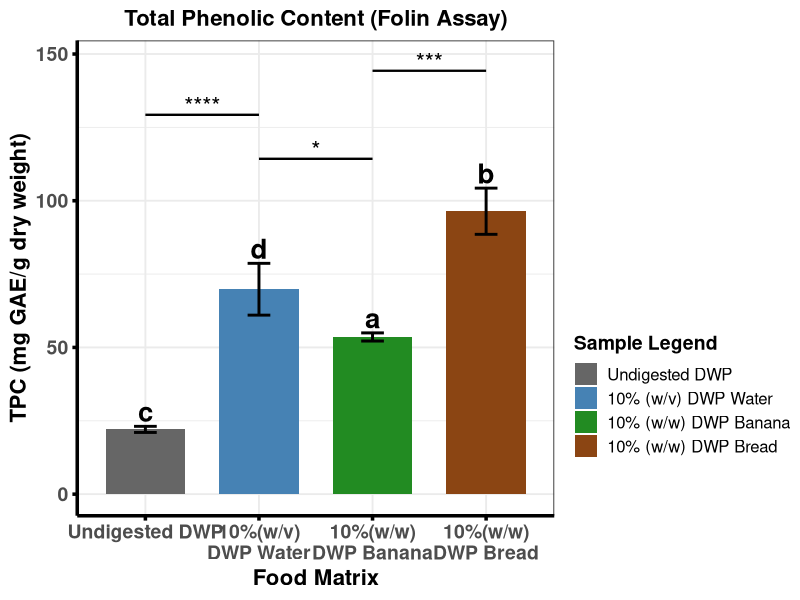
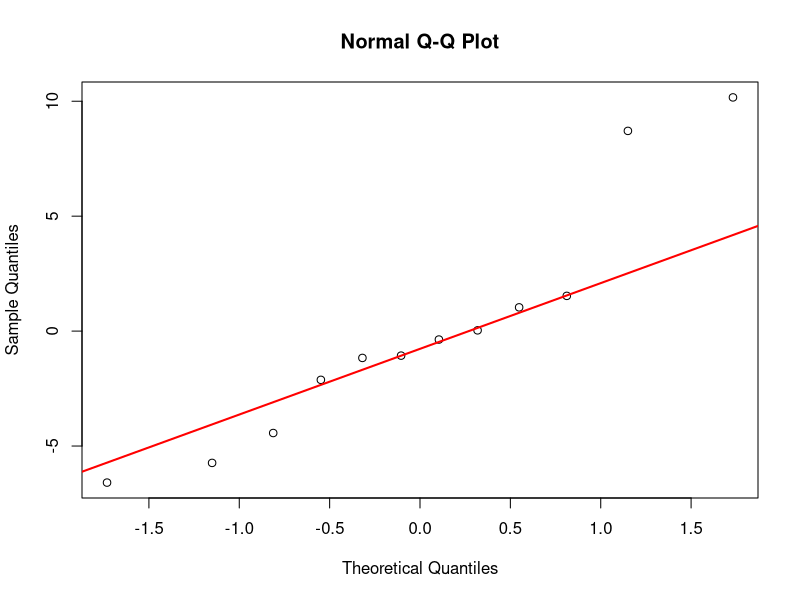
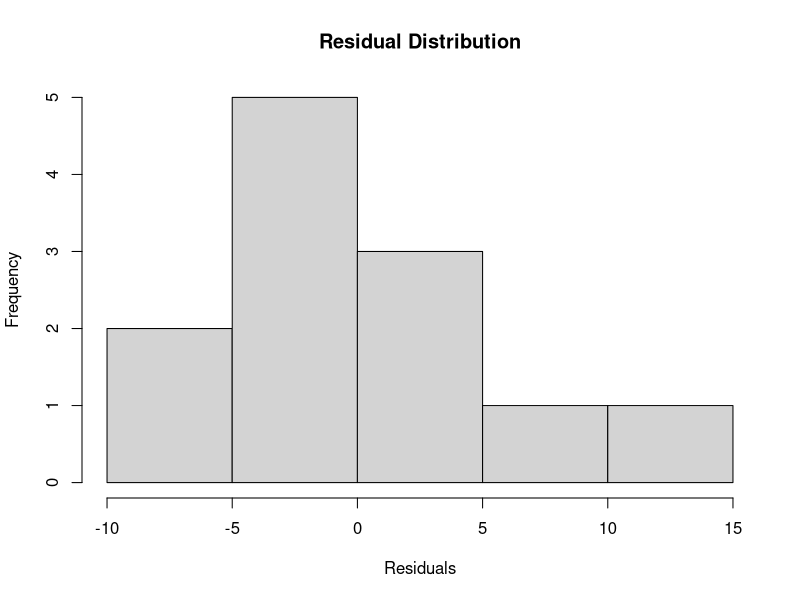

The R source for these figures, in order:
#This Code is made by Maruf Raihan (PhD,NICHE,Ulster)for Folin data statistical analysis and visual presentation


library(dplyr)
library(ggplot2)
library(multcompView)

# -----------------------------
# Raw data
# -----------------------------
TPC <- c(
  22.1, 21.0, 23.1,        # Undigested DWP
  80.0, 65.4, 64.1,        # 10%(w/v)\nDWP Water
  52.4, 55.1, 53.2,        # 10%(w/w)\nDWP Banana
  105.13, 89.83, 94.30     # 10%(w/w)\nDWP Bread
)

group <- factor(rep(c("Undigested DWP", "10%(w/v)\nDWP Water", "10%(w/w)\nDWP Banana", "10%(w/w)\nDWP Bread"), each = 3))
df <- data.frame(TPC, group)

# -----------------------------
# ANOVA + Tukey
# -----------------------------
anova_result <- aov(TPC ~ group, data = df)
tukey <- TukeyHSD(anova_result)

# Extract p-values
pvals <- tukey$group[, "p adj"]
names(pvals) <- rownames(tukey$group)

# -----------------------------
# Tukey LETTERS (NEW)
# -----------------------------
letters <- multcompLetters(pvals)$Letters
letters_df <- data.frame(
  Sample = names(letters),
  Letter = letters
)

# -----------------------------
# Summary table (means + SD)
# -----------------------------
df_summary <- df %>%
  group_by(group) %>%
  summarise(
    Mean = mean(TPC),
    SD   = sd(TPC),
    .groups = "drop"
  )

df_summary$Sample <- factor(df_summary$group,
                            levels = c("Undigested DWP", "10%(w/v)\nDWP Water", "10%(w/w)\nDWP Banana", "10%(w/w)\nDWP Bread"))

# Merge Tukey letters into summary
df_summary <- merge(df_summary, letters_df, by.x = "Sample", by.y = "Sample")

# -----------------------------
# Function: convert p-value → asterisks
# -----------------------------
p_to_star <- function(p) {
  if (p < 0.0001) return("****")
  if (p < 0.001)  return("***")
  if (p < 0.01)   return("**")
  if (p < 0.05)   return("*")
  return("ns")
}

# -----------------------------
# Build automatic bracket table
# -----------------------------
comparisons <- data.frame(
  comp = names(pvals),
  p = pvals,
  stars = sapply(pvals, p_to_star)
)

# Split "A-B" into two groups
comparisons <- comparisons %>%
  mutate(
    g1 = sub("-.*", "", comp),
    g2 = sub(".*-", "", comp)
  )

# -----------------------------
# REMOVE ONLY:
# Undigested DWP – 10%(w/w)\nDWP Banana
# Undigested DWP – 10%(w/w) \nDWP Bread
# 10%(w/v)\nDWP Water – 10%(w/w) \nDWP Bread
# -----------------------------
remove_comps <- c(
  "Undigested DWP-10%(w/w)\nDWP Banana",
  "10%(w/w)\nDWP Banana-Undigested DWP",
  "10%(w/v)\nDWP Water-10%(w/w)\nDWP Bread",
  "10%(w/w)\nDWP Bread-10%(w/v)\nDWP Water",
  "Undigested DWP-10%(w/w)\nDWP Bread"
)

comparisons <- comparisons %>%
  filter(!(comp %in% remove_comps))

# -----------------------------
# Assign bracket height automatically
# -----------------------------
max_y <- max(df_summary$Mean + df_summary$SD)
comparisons$y <- seq(max_y + 10, max_y + 10 + 15*(nrow(comparisons)-1), by = 15)

# -----------------------------
# ggplot
# -----------------------------
p <- ggplot(df_summary, aes(x = Sample, y = Mean, fill = Sample)) +
  geom_col(width = 0.7) +
  geom_errorbar(aes(ymin = Mean - SD, ymax = Mean + SD),
                width = 0.2, linewidth = 1) +
  
  # -----------------------------
# ADD TUKEY LETTERS ABOVE BARS
# -----------------------------
geom_text(
  aes(label = Letter, y = Mean + SD + 5),
  size = 7,
  fontface = "bold"
) +
  
  scale_fill_manual(
    values = c("Undigested DWP" = "grey40",
               "10%(w/v)\nDWP Water"   = "steelblue",
               "10%(w/w)\nDWP Banana"  = "forestgreen",
               "10%(w/w)\nDWP Bread"   = "saddlebrown"),
    labels = c(
      "Undigested DWP",
      "10% (w/v) DWP Water",
      "10% (w/w) DWP Banana",
      "10% (w/w) DWP Bread"
    ),
    name = "Sample Legend"
  ) +
  
  theme_bw(base_size = 14) +
  theme(
    legend.position = "right",
    legend.margin = margin(t = 170),      # push legend downward
    legend.title = element_text(size = 14, face = "bold"),
    legend.text  = element_text(size = 12),
    plot.title = element_text(size = 16, face = "bold", hjust = 0.5),
    axis.text.x = element_text(size = 14, face = "bold"),
    axis.text.y = element_text(size = 14, face = "bold"),
    axis.title.x = element_text(size = 16, face = "bold"),
    axis.title.y = element_text(size = 16, face = "bold"),
    axis.line = element_line(colour = "black", linewidth = 1.2),
    axis.ticks = element_line(colour = "black", linewidth = 1.2)
  ) +
  labs(
    title = "Total Phenolic Content (Folin Assay)",
    x = "Food Matrix",
    y = "TPC (mg GAE/g dry weight)"
  )

# -----------------------------
# Add automatic brackets + asterisks
# -----------------------------
for (i in 1:nrow(comparisons)) {
  g1 <- comparisons$g1[i]
  g2 <- comparisons$g2[i]
  y  <- comparisons$y[i]
  stars <- comparisons$stars[i]
  
  x1 <- which(levels(df_summary$Sample) == g1)
  x2 <- which(levels(df_summary$Sample) == g2)
  
  p <- p +
    annotate("segment", x = x1, xend = x2, y = y, yend = y, linewidth = 0.8) +
    annotate("text", x = (x1 + x2)/2, y = y + 3, label = stars, size = 6)
}

print(p)

# -----------------------------
# Console output
# -----------------------------
cat("\n=== DESCRIPTIVE STATS + TUKEY LETTERS ===\n")
print(df_summary)

cat("\n=== ANOVA SUMMARY ===\n")
print(summary(anova_result))

cat("\n=== TUKEY POST-HOC ===\n")
print(tukey)

cat("\n=== SIGNIFICANCE STARS USED IN PLOT ===\n")
print(comparisons[, c("comp", "p", "stars")])


# ---------------------------------------------------------
# ANOVA ASSUMPTION CHECKS
# ---------------------------------------------------------

# Residuals from ANOVA model
res <- residuals(anova_result)

# Shapiro-Wilk normality test
shapiro.test(res)

# Q-Q plot
qqnorm(res)
qqline(res, col = "red", lwd = 2)

# Histogram of residuals
hist(res,
     main = "Residual Distribution",
     xlab = "Residuals")

# Homogeneity of variance
library(car)

leveneTest(TPC ~ group, data = df)


#Methods

#Assumptions of normality and homogeneity of variance were assessed using the Shapiro-Wilk and Levene's tests, respectively. Differences among food matrices were evaluated by one-way ANOVA followed by Tukey's HSD post hoc test (p < 0.05).

#Results (if reporting assumptions)

#Residuals were normally distributed (Shapiro-Wilk: W = 0.89699, p = 0.1451), supporting the use of parametric analyses.
#In your thesis, if an examiner asks why you checked residuals rather than raw values, the short answer is:

#ANOVA assumes that model residuals are normally distributed within treatments. Therefore, normality was assessed using the residuals from the fitted ANOVA model rather than the pooled raw observations
#ANOVA asks:

#"Are the differences between groups larger than the random variation within groups?"

#Therefore the distribution that matters is the distribution of the within-group random variation, i.e., the residuals.
